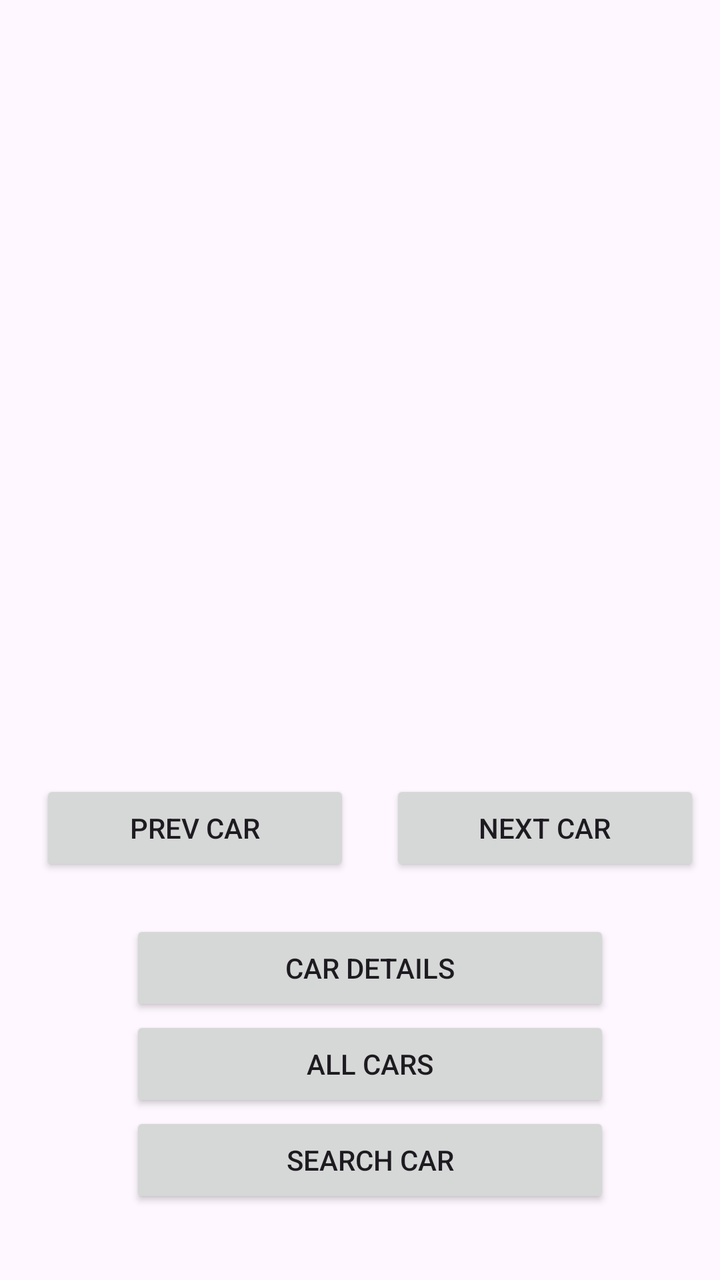
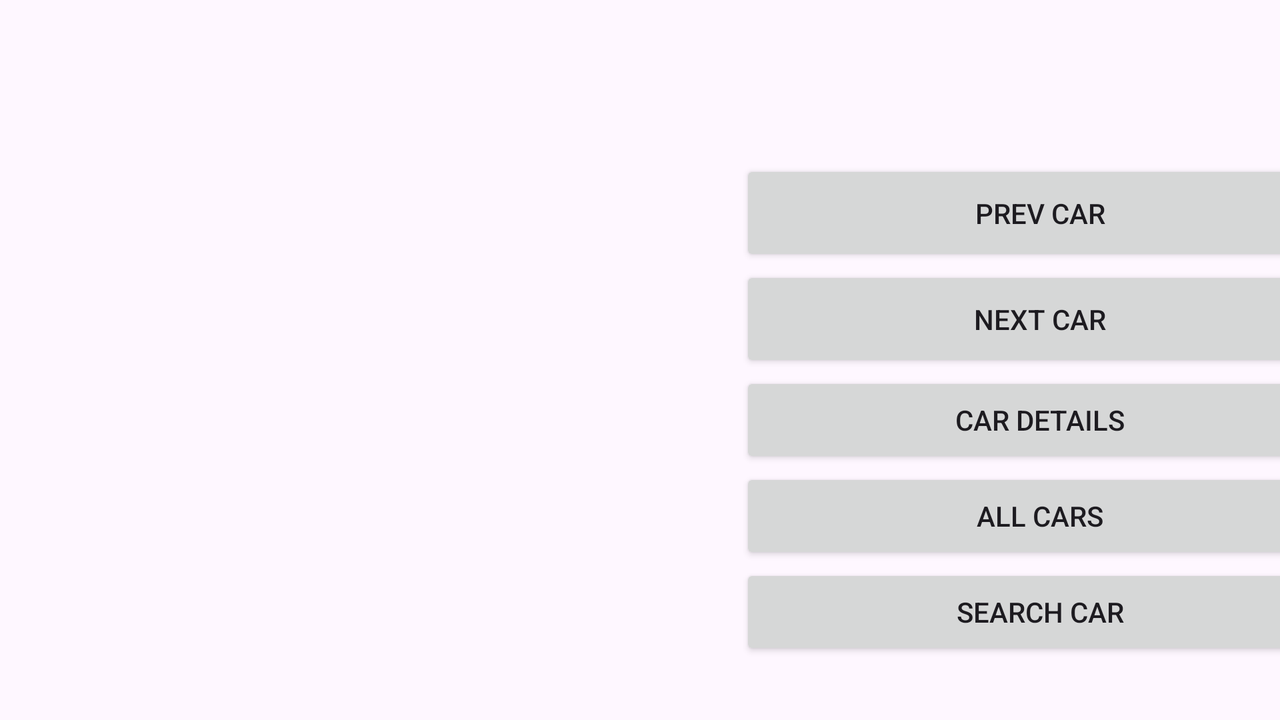

One screen, two layout resources from the same app: the default and the author's alternative for another configuration. Each is rendered where Android would select it; the XML of both is given below.
<!-- AndroidManifest.xml: application theme Theme.CarRentalProject -->
<!-- res/layout/fragment_main.xml -->
<?xml version="1.0" encoding="utf-8"?>
<RelativeLayout xmlns:android="http://schemas.android.com/apk/res/android"
    xmlns:app="http://schemas.android.com/apk/res-auto"
    xmlns:tools="http://schemas.android.com/tools"
    android:layout_width="match_parent"
    android:layout_height="match_parent"
    tools:context=".MainFragment">

    <LinearLayout
        android:id="@+id/linearLayout_horizontal"
        android:layout_width="wrap_content"
        android:layout_height="match_parent"
        android:layout_gravity="center_horizontal"
        android:layout_marginStart="10dp"
        android:layout_marginTop="100dp"
        android:orientation="vertical">

        <TextView
            android:id="@+id/carID_textView"
            android:layout_width="300dp"
            android:layout_height="30dp"
            android:layout_marginStart="30dp"
            android:text="@string/carID_textView"
            android:textSize="16sp"
            app:layout_constraintEnd_toEndOf="parent"
            app:layout_constraintHorizontal_bias="0.169"
            app:layout_constraintStart_toStartOf="parent"
            app:layout_constraintTop_toTopOf="parent"
            app:layout_constraintVertical_bias="0.112" />

        <TextView
            android:id="@+id/carModel_textView"
            android:layout_width="300dp"
            android:layout_height="30dp"
            android:layout_marginStart="30dp"
            android:layout_marginTop="20dp"
            android:textSize="16sp"
            app:layout_constraintEnd_toEndOf="@+id/carID_textView"
            app:layout_constraintStart_toStartOf="@+id/carID_textView"
            app:layout_constraintTop_toBottomOf="@+id/carID_textView" />

        <TextView
            android:id="@+id/carMake_textView"
            android:layout_width="300dp"
            android:layout_height="30dp"
            android:layout_marginStart="30dp"
            android:layout_marginTop="20dp"
            android:textSize="16sp"
            app:layout_constraintEnd_toEndOf="@+id/carModel_textView"
            app:layout_constraintStart_toStartOf="@+id/carModel_textView"
            app:layout_constraintTop_toBottomOf="@+id/carModel_textView" />

        <TextView
            android:id="@+id/carFeePerDay_textView"
            android:layout_width="300dp"
            android:layout_height="30dp"
            android:layout_marginStart="30dp"
            android:layout_marginTop="20dp"
            android:textSize="16sp"
            app:layout_constraintEnd_toEndOf="@+id/carMake_textView"
            app:layout_constraintStart_toStartOf="@+id/carMake_textView"
            app:layout_constraintTop_toBottomOf="@+id/carMake_textView" />

        <TextView
            android:id="@+id/carAddress_textView"
            android:layout_width="300dp"
            android:layout_height="60dp"
            android:layout_marginStart="30dp"
            android:layout_marginTop="20dp"
            android:textSize="16sp"
            app:layout_constraintEnd_toEndOf="@+id/carFeePerDay_textView"
            app:layout_constraintStart_toStartOf="@+id/carFeePerDay_textView"
            app:layout_constraintTop_toBottomOf="@+id/carFeePerDay_textView" />



        <LinearLayout
            android:layout_width="350dp"
            android:layout_height="50dp"
            android:layout_marginTop="30dp"
            android:orientation="horizontal"
            app:layout_constraintEnd_toEndOf="@+id/linearLayout_horizontal"
            app:layout_constraintStart_toStartOf="@+id/linearLayout_horizontal"
            app:layout_constraintTop_toBottomOf="@+id/linearLayout_horizontal">

            <Button
                android:id="@+id/prevCar_button"
                android:layout_width="100dp"
                android:layout_height="wrap_content"
                android:layout_gravity="center_horizontal"
                android:layout_marginStart="10dp"
                android:layout_marginEnd="10dp"
                android:layout_weight="1"
                android:text="@string/prevCar_button" />

            <Button
                android:id="@+id/nextCar_button"
                android:layout_width="100dp"
                android:layout_height="wrap_content"
                android:layout_gravity="center_horizontal"
                android:layout_marginStart="10dp"
                android:layout_marginEnd="10dp"
                android:layout_weight="1"
                android:text="@string/nextCar_button" />
        </LinearLayout>

        <LinearLayout
            android:layout_width="240dp"
            android:layout_height="200dp"
            android:layout_gravity="center_horizontal"
            android:layout_marginTop="20dp"
            android:orientation="vertical">

            <Button
                android:id="@+id/carDetails_button"
                android:layout_width="match_parent"
                android:layout_height="wrap_content"
                android:text="@string/carDetails_button" />

            <Button
                android:id="@+id/allCars_button"
                android:layout_width="match_parent"
                android:layout_height="wrap_content"
                android:text="@string/allCars_button" />

            <Button
                android:id="@+id/searchCar_button"
                android:layout_width="match_parent"
                android:layout_height="wrap_content"
                android:text="@string/searchCar_button" />

        </LinearLayout>

    </LinearLayout>

</RelativeLayout>
<!-- resources referenced by this layout -->
<resources>
  <string name="allCars_button">All Cars</string>
  <string name="carDetails_button">Car Details</string>
  <string name="carID_textView" />
  <string name="nextCar_button">Next Car</string>
  <string name="prevCar_button">Prev Car</string>
  <string name="searchCar_button">Search Car</string>
  <style name="Theme.CarRentalProject" parent="Base.Theme.CarRentalProject" />
  <style name="Base.Theme.CarRentalProject" parent="Theme.Material3.DayNight.NoActionBar">
          
          
      </style>
</resources>
<!-- res/layout-land/fragment_main.xml (the author's variant of the layout above) -->
<!-- drawn on the phone turned sideways -->
<?xml version="1.0" encoding="utf-8"?>
<FrameLayout xmlns:android="http://schemas.android.com/apk/res/android"
    xmlns:app="http://schemas.android.com/apk/res-auto"
    xmlns:tools="http://schemas.android.com/tools"
    android:layout_width="match_parent"
    android:layout_height="match_parent"
    tools:context=".MainFragment">

    <LinearLayout
        android:layout_width="match_parent"
        android:layout_height="match_parent"
        android:orientation="horizontal"
        android:layout_marginTop="60dp">

        
        <LinearLayout
            android:id="@+id/linearLayout_horizontal"
            android:layout_width="wrap_content"
            android:layout_height="match_parent"
            android:layout_marginTop="20dp"
            android:layout_marginStart="30dp"
            android:orientation="vertical">

            <TextView
                android:id="@+id/carID_textView"
                android:layout_width="300dp"
                android:layout_height="30dp"
                android:layout_marginStart="10dp"
                android:text="@string/carID_textView"
                android:textSize="16sp"
                app:layout_constraintEnd_toEndOf="parent"
                app:layout_constraintHorizontal_bias="0.169"
                app:layout_constraintStart_toStartOf="parent"
                app:layout_constraintTop_toTopOf="parent"
                app:layout_constraintVertical_bias="0.112" />

            <TextView
                android:id="@+id/carModel_textView"
                android:layout_width="300dp"
                android:layout_height="30dp"
                android:layout_marginStart="10dp"
                android:layout_marginTop="20dp"
                android:textSize="16sp"
                app:layout_constraintEnd_toEndOf="@+id/carID_textView"
                app:layout_constraintStart_toStartOf="@+id/carID_textView"
                app:layout_constraintTop_toBottomOf="@+id/carID_textView" />

            <TextView
                android:id="@+id/carMake_textView"
                android:layout_width="300dp"
                android:layout_height="30dp"
                android:layout_marginStart="10dp"
                android:layout_marginTop="20dp"
                android:textSize="16sp"
                app:layout_constraintEnd_toEndOf="@+id/carModel_textView"
                app:layout_constraintStart_toStartOf="@+id/carModel_textView"
                app:layout_constraintTop_toBottomOf="@+id/carModel_textView" />

            <TextView
                android:id="@+id/carFeePerDay_textView"
                android:layout_width="300dp"
                android:layout_height="30dp"
                android:layout_marginStart="10dp"
                android:layout_marginTop="20dp"
                android:textSize="16sp"
                app:layout_constraintEnd_toEndOf="@+id/carMake_textView"
                app:layout_constraintStart_toStartOf="@+id/carMake_textView"
                app:layout_constraintTop_toBottomOf="@+id/carMake_textView" />

            <TextView
                android:id="@+id/carAddress_textView"
                android:layout_width="300dp"
                android:layout_height="30dp"
                android:layout_marginStart="10dp"
                android:layout_marginTop="20dp"
                android:textSize="16sp"
                app:layout_constraintEnd_toEndOf="@+id/carFeePerDay_textView"
                app:layout_constraintStart_toStartOf="@+id/carFeePerDay_textView"
                app:layout_constraintTop_toBottomOf="@+id/carFeePerDay_textView" />

            <TextView
                android:id="@+id/carAvailable_textView"
                android:layout_width="300dp"
                android:layout_height="30dp"
                android:layout_marginStart="10dp"
                android:layout_marginTop="20dp"
                android:textSize="16sp"
                app:layout_constraintEnd_toEndOf="@+id/carAddress_textView"
                app:layout_constraintStart_toStartOf="@+id/carAddress_textView"
                app:layout_constraintTop_toBottomOf="@+id/carAddress_textView" />
        </LinearLayout>

        
        <LinearLayout
            android:layout_width="300dp"
            android:layout_height="250dp"
            android:layout_marginTop="20dp"
            android:layout_marginStart="30dp"
            android:gravity="end"
            android:orientation="vertical">

            <Button
                android:id="@+id/prevCar_button"
                android:layout_width="match_parent"
                android:layout_height="50dp"
                android:layout_gravity="center_horizontal"
                android:layout_weight="1"
                android:text="@string/prevCar_button"  />

            <Button
                android:id="@+id/nextCar_button"
                android:layout_width="match_parent"
                android:layout_height="50dp"
                android:layout_gravity="center_horizontal"
                android:layout_weight="1"
                android:text="@string/nextCar_button" />

            <Button
                android:id="@+id/carDetails_button"
                android:layout_width="match_parent"
                android:layout_height="wrap_content"
                android:text="@string/carDetails_button" />

            <Button
                android:id="@+id/allCars_button"
                android:layout_width="match_parent"
                android:layout_height="wrap_content"
                android:text="@string/allCars_button" />

            <Button
                android:id="@+id/searchCar_button"
                android:layout_width="match_parent"
                android:layout_height="wrap_content"
                android:text="@string/searchCar_button" />

        </LinearLayout>

    </LinearLayout>

</FrameLayout>
